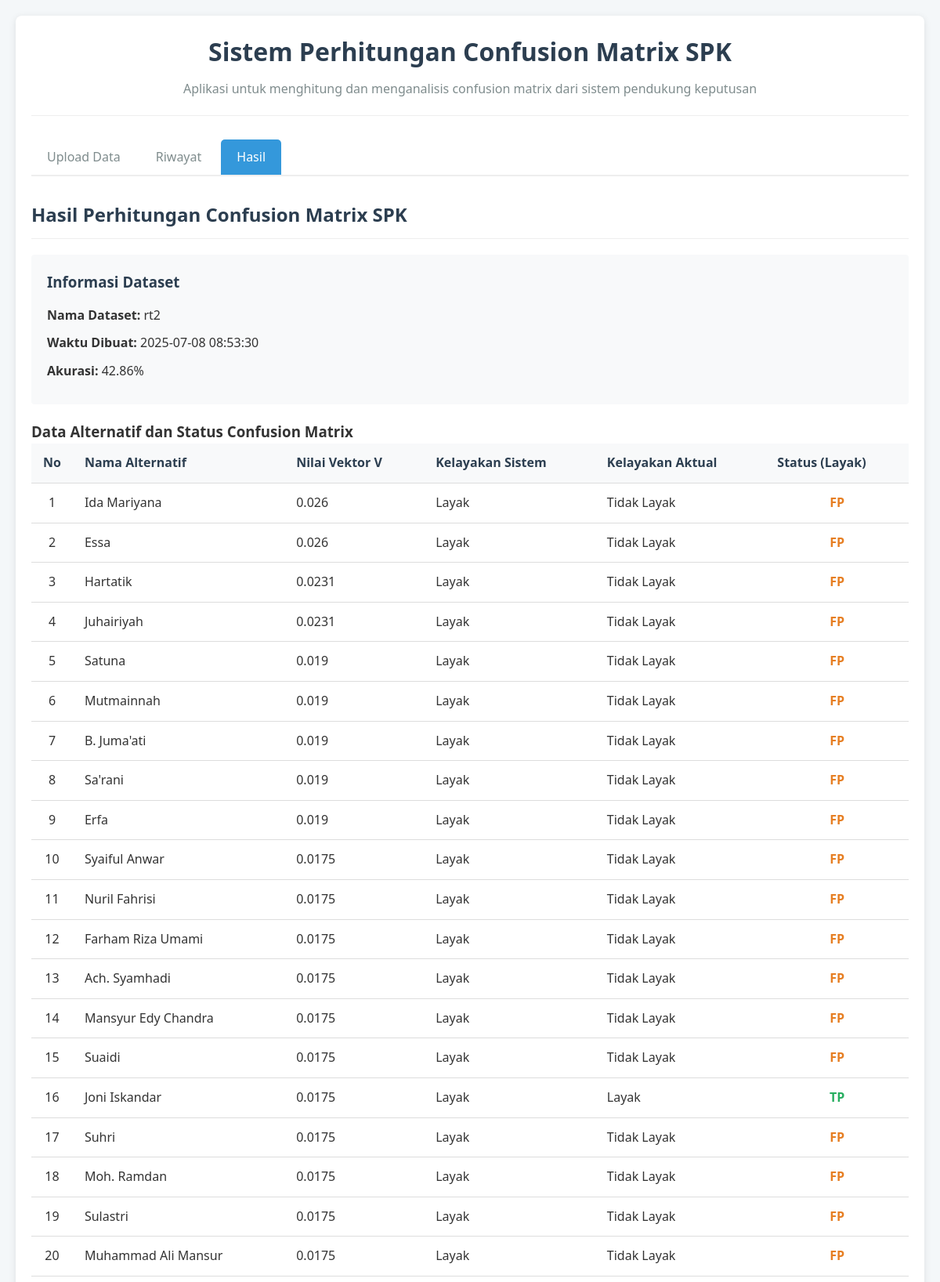
The app's page /?tab=results&dataset=11 (upper part) with its own data.
### tables this page shows
CREATE TABLE `dataset` (
  `id` int NOT NULL,
  `name` varchar(255) NOT NULL,
  `accuracy` float DEFAULT '0',
  `created_at` datetime DEFAULT CURRENT_TIMESTAMP
);

CREATE TABLE `raw_data` (
  `id` int NOT NULL,
  `dataset_id` int DEFAULT NULL,
  `data_id` varchar(50) DEFAULT NULL,
  `nama_alternatif` varchar(255) DEFAULT NULL,
  `nilai_vektor_v` float DEFAULT NULL,
  `kelayakan_sistem` varchar(100) DEFAULT NULL,
  `kelayakan_aktual` varchar(100) DEFAULT NULL
);

### src/config.php (called while the page is built, shortened)
<?php
class Database
{
    private $db;
    public function __construct()
    {
        try {
            $dsn = "mysql:host=" . DB_HOST . ";dbname=" . DB_NAME . ";charset=" . DB_CHARSET;
            $options = [
                PDO::ATTR_ERRMODE => PDO::ERRMODE_EXCEPTION,
                PDO::ATTR_DEFAULT_FETCH_MODE => PDO::FETCH_ASSOC,
                PDO::ATTR_EMULATE_PREPARES => false,
            ];
            $this->db = new PDO($dsn, DB_USER, DB_PASS, $options);
            $this->createTables();
        } catch (PDOException $e) {
            die('Error connecting to database: ' . $e->getMessage());
        }
    }
    private function createTables()
    {
        try {
            $stmt = $this->db->query("SHOW TABLES LIKE 'datasets'");
            $oldTableExists = $stmt->rowCount() > 0;
            if ($oldTableExists) {
                $this->db->exec('
                    CREATE TABLE IF NOT EXISTS dataset (
                        id INT AUTO_INCREMENT PRIMARY KEY,
                        name VARCHAR(255) NOT NULL,
                        accuracy FLOAT DEFAULT 0,
                        created_at DATETIME DEFAULT CURRENT_TIMESTAMP
                    )
                ');
                $this->db->exec('
                    INSERT IGNORE INTO dataset (id, name, accuracy, created_at)
                    SELECT id, name, accuracy, created_at FROM datasets
                ');
                $this->db->exec('SET FOREIGN_KEY_CHECKS = 0');
                $this->db->exec('DROP TABLE IF EXISTS datasets');
                $this->db->exec('SET FOREIGN_KEY_CHECKS = 1');
            } else {
        $this->db->exec('
                    CREATE TABLE IF NOT EXISTS dataset (
                id INT AUTO_INCREMENT PRIMARY KEY,
                name VARCHAR(255) NOT NULL,
                        accuracy FLOAT DEFAULT 0,
                        created_at DATETIME DEFAULT CURRENT_TIMESTAMP
                    )
                ');
            }
            $stmt = $this->db->query("DESCRIBE raw_data");
            $columns = $stmt->fetchAll(PDO::FETCH_COLUMN);
            $needsUpdate = !in_array('nama_alternatif', $columns);
            if ($needsUpdate) {
                $this->db->exec('
                    CREATE TABLE IF NOT EXISTS raw_data_new (
                        id INT AUTO_INCREMENT PRIMARY KEY,
                        dataset_id INT,
                        data_id VARCHAR(50),
                        nama_alternatif VARCHAR(255),
                        nilai_vektor_v FLOAT,
                        kelayakan_sistem VARCHAR(100),
                        kelayakan_aktual VARCHAR(100),
                        FOREIGN KEY (dataset_id) REFERENCES dataset(id) ON DELETE CASCADE
                    )
                ');
                try {
                    $this->db->exec('
                        INSERT INTO raw_data_new (dataset_id, data_id, nama_alternatif, nilai_vektor_v, kelayakan_sistem, kelayakan_aktual)
                        SELECT dataset_id, data_id, CONCAT("Alternatif ", data_id), 0, predicted_class, actual_class
                        FROM raw_data
                    ');
                    $this->db->exec('DROP TABLE raw_data');
                    $this->db->exec('RENAME TABLE raw_data_new TO raw_data');
                } catch (PDOException $e) {
                    $this->db->exec('DROP TABLE IF EXISTS raw_data');
                    $this->db->exec('
                        CREATE TABLE raw_data (
                            id INT AUTO_INCREMENT PRIMARY KEY,
                            dataset_id INT,
                            data_id VARCHAR(50),
                            nama_alternatif VARCHAR(255),
                            nilai_vektor_v FLOAT,
                            kelayakan_sistem VARCHAR(100),
                            kelayakan_aktual VARCHAR(100),
                            FOREIGN KEY (dataset_id) REFERENCES dataset(id) ON DELETE CASCADE
                        )
                    ');
                }
            } else {
                $this->db->exec('
                    CREATE TABLE IF NOT EXISTS raw_data (
                        id INT AUTO_INCREMENT PRIMARY KEY,
                        dataset_id INT,
                        data_id VARCHAR(50),
                        nama_alternatif VARCHAR(255),
                        nilai_vektor_v FLOAT,
                        kelayakan_sistem VARCHAR(100),
                        kelayakan_aktual VARCHAR(100),
                        FOREIGN KEY (dataset_id) REFERENCES dataset(id) ON DELETE CASCADE
                    )
                ');
            }
        $this->db->exec('
            CREATE TABLE IF NOT EXISTS confusion_matrix (
                id INT AUTO_INCREMENT PRIMARY KEY,
                dataset_id INT,
                    class_name VARCHAR(100),
                    true_positive INT DEFAULT 0,
                    false_positive INT DEFAULT 0,
                    true_negative INT DEFAULT 0,
                    false_negative INT DEFAULT 0,
                    precision_val FLOAT DEFAULT 0,
                    recall_val FLOAT DEFAULT 0,
                    f1_score FLOAT DEFAULT 0,
                    FOREIGN KEY (dataset_id) REFERENCES dataset(id) ON DELETE CASCADE
                )
            ');
            $this->db->exec('CREATE INDEX IF NOT EXISTS idx_raw_data_dataset_id ON raw_data (dataset_id)');
            $this->db->exec('CREATE INDEX IF NOT EXISTS idx_confusion_matrix_dataset_id ON confusion_matrix (dataset_id)');
            $this->db->exec('CREATE INDEX IF NOT EXISTS idx_datasets_created_at ON dataset (created_at)');
        } catch (PDOException $e) {
            $this->db->exec('
                CREATE TABLE IF NOT EXISTS dataset (
                    id INT AUTO_INCREMENT PRIMARY KEY,
                    name VARCHAR(255) NOT NULL,
                    accuracy FLOAT DEFAULT 0,
                    created_at DATETIME DEFAULT CURRENT_TIMESTAMP
                )
            ');
            $this->db->exec('
                CREATE TABLE IF NOT EXISTS confusion_matrix (
                    id INT AUTO_INCREMENT PRIMARY KEY,
                    dataset_id INT,
                    class_name VARCHAR(100),
                true_positive INT DEFAULT 0,
                false_positive INT DEFAULT 0,
                true_negative INT DEFAULT 0,
                false_negative INT DEFAULT 0,
                    precision_val FLOAT DEFAULT 0,
                    recall_val FLOAT DEFAULT 0,
                    f1_score FLOAT DEFAULT 0,
                    FOREIGN KEY (dataset_id) REFERENCES dataset(id) ON DELETE CASCADE
                )
            ');
        $this->db->exec('
            CREATE TABLE IF NOT EXISTS raw_data (
                id INT AUTO_INCREMENT PRIMARY KEY,
                dataset_id INT,
                    data_id VARCHAR(50),
                    nama_alternatif VARCHAR(255),
                    nilai_vektor_v FLOAT,
                    kelayakan_sistem VARCHAR(100),
                    kelayakan_aktual VARCHAR(100),
                    FOREIGN KEY (dataset_id) REFERENCES dataset(id) ON DELETE CASCADE
                )
            ');
        }
    }
    public function getDataset($id)
    {
        $stmt = $this->db->prepare('SELECT * FROM dataset WHERE id = :id');
        $stmt->bindValue(':id', $id);
        $stmt->execute();
        return $stmt->fetch(PDO::FETCH_ASSOC);
    }
    public function getRawData($datasetId)
    {
        $stmt = $this->db->prepare('SELECT * FROM raw_data WHERE dataset_id = :dataset_id');
        $stmt->bindValue(':dataset_id', $datasetId);
        $stmt->execute();
        return $stmt->fetchAll(PDO::FETCH_ASSOC);
    }
}

### public/get_result.php (the view, shortened to what this page needs)
<?php
require_once __DIR__ . '/../src/config.php';
$db = new Database();
$datasetId = intval($_GET['dataset']);
$dataset = $db->getDataset($datasetId);
$rawData = $db->getRawData($datasetId);
function getCMStatus($actual, $predicted)
{
    if ($actual === 'Layak' && $predicted === 'Layak') return 'TP';
    if ($actual !== 'Layak' && $predicted === 'Layak') return 'FP';
    if ($actual === 'Layak' && $predicted !== 'Layak') return 'FN';
    if ($actual !== 'Layak' && $predicted !== 'Layak') return 'TN';
    return '';
}
echo '
<div class="results-container">
    <h2>Hasil Perhitungan Confusion Matrix SPK</h2>
    <div class="dataset-info">
        <h3>Informasi Dataset</h3>
        <p><strong>Nama Dataset:</strong> ' . htmlspecialchars($dataset['name']) . '</p>
        <p><strong>Waktu Dibuat:</strong> ' . htmlspecialchars($dataset['created_at']) . '</p>
        <p><strong>Akurasi:</strong> ' . number_format($dataset['accuracy'], 2) . '%</p>
    </div>';
echo '<div class="raw-data-container">';
echo '<h3>Data Alternatif dan Status Confusion Matrix</h3>';
echo '<table class="raw-data-table">';
echo '<thead><tr><th>No</th><th>Nama Alternatif</th><th>Nilai Vektor V</th><th>Kelayakan Sistem</th><th>Kelayakan Aktual</th><th>Status (Layak)</th></tr></thead><tbody>';
foreach ($rawData as $row) {
    echo '<tr>';
    echo '<td>' . htmlspecialchars($row['data_id']) . '</td>';
    echo '<td>' . htmlspecialchars($row['nama_alternatif']) . '</td>';
    echo '<td>' . htmlspecialchars($row['nilai_vektor_v']) . '</td>';
    echo '<td>' . htmlspecialchars($row['kelayakan_sistem']) . '</td>';
    echo '<td>' . htmlspecialchars($row['kelayakan_aktual']) . '</td>';
    $status = getCMStatus($row['kelayakan_aktual'], $row['kelayakan_sistem']);
    $color = ($status === 'TP') ? '#27ae60' : (($status === 'FP' || $status === 'FN') ? '#e67e22' : '#bdc3c7');
    echo '<td style="text-align:center; color:' . $color . '"><b>' . $status . '</b></td>';
    echo '</tr>';
}
echo '</tbody></table>';
echo '</div>';
echo '
    <div class="action-buttons">
        <a href="export_dataset.php?id=' . $datasetId . '&format=json" class="btn">Export JSON</a>
        <a href="index.php" class="btn btn-secondary">Kembali ke Beranda</a>
    </div>
</div>';

### css/style.css (style rules this page uses)
* { margin: 0; padding: 0; box-sizing: border-box; }
body { font-family: 'Segoe UI', Tahoma, Geneva, Verdana, sans-serif; line-height: 1.6; color: #333; background-color: #f4f7f9; padding: 20px; }
section h2 { color: #2c3e50; margin-bottom: 20px; padding-bottom: 10px; border-bottom: 1px solid #eee; }
table { width: 100%; border-collapse: collapse; margin-bottom: 20px; }
th, td { padding: 12px 15px; text-align: left; border-bottom: 1px solid #ddd; }
thead th { background-color: #f8f9fa; color: #2c3e50; font-weight: 600; }
.dataset-info { background-color: #f8f9fa; padding: 20px; border-radius: 4px; margin-bottom: 20px; }
.dataset-info h3 { margin-bottom: 15px; color: #2c3e50; }
.dataset-info p { margin-bottom: 10px; }
.raw-data-table th:first-child, .raw-data-table td:first-child { width: 40px; text-align: center; }

### records on screen
dataset: name "rt2", created_at "2025-07-08 08:53:30", accuracy "42.86"
raw_data: data "1", nama_alternatif "Ida Mariyana", nilai_vektor_v "0.026", kelayakan_sistem "Layak", kelayakan_aktual "Tidak Layak", status "FP"
raw_data: data "2", nama_alternatif "Essa", nilai_vektor_v "0.026", kelayakan_sistem "Layak", kelayakan_aktual "Tidak Layak", status "FP"
raw_data: data "3", nama_alternatif "Hartatik", nilai_vektor_v "0.0231", kelayakan_sistem "Layak", kelayakan_aktual "Tidak Layak", status "FP"
raw_data: data "4", nama_alternatif "Juhairiyah", nilai_vektor_v "0.0231", kelayakan_sistem "Layak", kelayakan_aktual "Tidak Layak", status "FP"
raw_data: data "5", nama_alternatif "Satuna", nilai_vektor_v "0.019", kelayakan_sistem "Layak", kelayakan_aktual "Tidak Layak", status "FP"
raw_data: data "6", nama_alternatif "Mutmainnah", nilai_vektor_v "0.019", kelayakan_sistem "Layak", kelayakan_aktual "Tidak Layak", status "FP"
raw_data: data "7", nama_alternatif "B. Juma'ati", nilai_vektor_v "0.019", kelayakan_sistem "Layak", kelayakan_aktual "Tidak Layak", status "FP"
raw_data: data "8", nama_alternatif "Sa'rani", nilai_vektor_v "0.019", kelayakan_sistem "Layak", kelayakan_aktual "Tidak Layak", status "FP"
raw_data: data "9", nama_alternatif "Erfa", nilai_vektor_v "0.019", kelayakan_sistem "Layak", kelayakan_aktual "Tidak Layak", status "FP"
raw_data: data "10", nama_alternatif "Syaiful Anwar", nilai_vektor_v "0.0175", kelayakan_sistem "Layak", kelayakan_aktual "Tidak Layak", status "FP"
raw_data: data "11", nama_alternatif "Nuril Fahrisi", nilai_vektor_v "0.0175", kelayakan_sistem "Layak", kelayakan_aktual "Tidak Layak", status "FP"
raw_data: data "12", nama_alternatif "Farham Riza Umami", nilai_vektor_v "0.0175", kelayakan_sistem "Layak", kelayakan_aktual "Tidak Layak", status "FP"
raw_data: data "13", nama_alternatif "Ach. Syamhadi", nilai_vektor_v "0.0175", kelayakan_sistem "Layak", kelayakan_aktual "Tidak Layak", status "FP"
raw_data: data "14", nama_alternatif "Mansyur Edy Chandra", nilai_vektor_v "0.0175", kelayakan_sistem "Layak", kelayakan_aktual "Tidak Layak", status "FP"
raw_data: data "15", nama_alternatif "Suaidi", nilai_vektor_v "0.0175", kelayakan_sistem "Layak", kelayakan_aktual "Tidak Layak", status "FP"
raw_data: data "16", nama_alternatif "Joni Iskandar", nilai_vektor_v "0.0175", kelayakan_sistem "Layak", kelayakan_aktual "Layak", status "TP"
raw_data: data "17", nama_alternatif "Suhri", nilai_vektor_v "0.0175", kelayakan_sistem "Layak", kelayakan_aktual "Tidak Layak", status "FP"
raw_data: data "18", nama_alternatif "Moh. Ramdan", nilai_vektor_v "0.0175", kelayakan_sistem "Layak", kelayakan_aktual "Tidak Layak", status "FP"
raw_data: data "19", nama_alternatif "Sulastri", nilai_vektor_v "0.0175", kelayakan_sistem "Layak", kelayakan_aktual "Tidak Layak", status "FP"
raw_data: data "20", nama_alternatif "Muhammad Ali Mansur", nilai_vektor_v "0.0175", kelayakan_sistem "Layak", kelayakan_aktual "Tidak Layak", status "FP"
